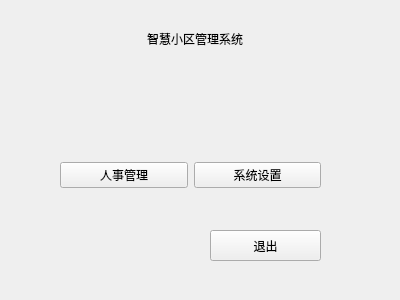
<?xml version="1.0" encoding="UTF-8"?>
<ui version="4.0">
 <class>ManagerManage</class>
 <widget class="QWidget" name="ManagerManage">
  <property name="geometry">
   <rect>
    <x>0</x>
    <y>0</y>
    <width>400</width>
    <height>300</height>
   </rect>
  </property>
  <property name="windowTitle">
   <string>管理员</string>
  </property>
  <widget class="QPushButton" name="ExitBtn">
   <property name="geometry">
    <rect>
     <x>210</x>
     <y>230</y>
     <width>111</width>
     <height>31</height>
    </rect>
   </property>
   <property name="text">
    <string>退出</string>
   </property>
  </widget>
  <widget class="QWidget" name="layoutWidget">
   <property name="geometry">
    <rect>
     <x>40</x>
     <y>20</y>
     <width>310</width>
     <height>37</height>
    </rect>
   </property>
   <layout class="QHBoxLayout" name="horizontalLayout_2">
    <item>
     <spacer name="horizontalSpacer">
      <property name="orientation">
       <enum>Qt::Horizontal</enum>
      </property>
      <property name="sizeHint" stdset="0">
       <size>
        <width>40</width>
        <height>20</height>
       </size>
      </property>
     </spacer>
    </item>
    <item>
     <widget class="QLabel" name="titlelabel">
      <property name="styleSheet">
       <string notr="true">font: 65 20pt &quot;Levenim MT&quot;;</string>
      </property>
      <property name="text">
       <string>智慧小区管理系统</string>
      </property>
     </widget>
    </item>
    <item>
     <spacer name="horizontalSpacer_2">
      <property name="orientation">
       <enum>Qt::Horizontal</enum>
      </property>
      <property name="sizeHint" stdset="0">
       <size>
        <width>40</width>
        <height>20</height>
       </size>
      </property>
     </spacer>
    </item>
   </layout>
  </widget>
  <widget class="QWidget" name="layoutWidget">
   <property name="geometry">
    <rect>
     <x>60</x>
     <y>160</y>
     <width>261</width>
     <height>31</height>
    </rect>
   </property>
   <layout class="QHBoxLayout" name="horizontalLayout">
    <item>
     <widget class="QPushButton" name="HrBtn">
      <property name="text">
       <string>人事管理</string>
      </property>
     </widget>
    </item>
    <item>
     <widget class="QPushButton" name="SysBtn">
      <property name="text">
       <string>系统设置</string>
      </property>
     </widget>
    </item>
   </layout>
  </widget>
 </widget>
 <resources/>
 <connections/>
</ui>
